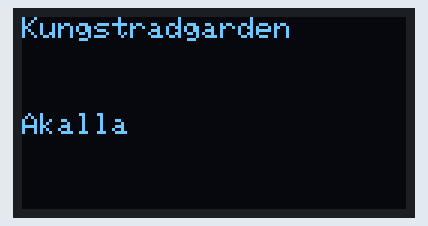
This program was run on a simulated ESP8266 (NodeMCU). Shown: 128×64 one-colour display. WiFi joins after 1.5 s; servers stay silent unless stated; the display library's start-up logo is not drawn; uploads are accepted with an empty reply; what the program prints to the serial monitor is not drawn.

Above: at 3.0 s.

The program:

main.cpp
```cpp
#include <ESP8266WiFi.h> //Using library ESP8266WiFi v1.0: https://github.com/esp8266/Arduino/tree/master/libraries/ESP8266WiFi
#include <ArduinoJson.h> //Using library ArduinoJson v5.13.0: https://github.com/bblanchon/ArduinoJson
#include <Adafruit_SSD1306.h> //Using library Adafruit SSD1306 v1.1.2: https://github.com/adafruit/Adafruit_SSD1306
#include <Adafruit_GFX.h> //Using library Adafruit GFX v1.2.3: https://github.com/adafruit/Adafruit-GFX-Library

  //--- Settings ---//
const char* ssid = "Agnard"; //Wifi name
const char* password = ""; //Wifi password
int updateInterval = 30; //Seconds between API-updates


  //--- Declare API-variables ---//
#define API_KEY "9f3c9bf4d5df4b7899d3367145f4e5ed"
#define API_URL "http://api.sl.se/api2/realtimedeparturesv4.json?key=9f3c9bf4d5df4b7899d3367145f4e5ed&siteid=9304&timewindow=5"


  //--- Declare Json-variables ---//
static char respBuffer[16384];


  //--- Declare OLED-variables ---//
#define OLED_RESET LED_BUILTIN
Adafruit_SSD1306 display(OLED_RESET);


  //--- Declare other variables ---//
unsigned long lastData = 0;
int ageOfData = 999;
String TimeToTcentral = " ";
String TimeFromTcentral = " ";


void setup() {
  Serial.begin(115200);

  //--- Configure display ---//
  display.begin(SSD1306_SWITCHCAPVCC, 0x3C);
  display.display();
  delay(500);
  display.clearDisplay();
  display.display();
  delay(500);

  //--- Connect to WiFi ---//
  WiFi.disconnect();
  Serial.println("Begin");

  WiFi.persistent(false);
  WiFi.mode(WIFI_OFF);
  WiFi.mode(WIFI_STA);
  WiFi.begin(ssid, password);

  while(WiFi.status() != WL_CONNECTED)
  {
     delay(500);
     Serial.println(".");
  }
  Serial.println();

  Serial.println("Connected, IP address: ");
  Serial.println(WiFi.localIP());

}


void loop() {

   //--- Check for updating interval ---//
if(ageOfData >= updateInterval){

   //--- Establish connection to API ---//
  WiFiClient client;

  if(client.connect("api.sl.se", 80)){
    client.println("GET /api2/realtimedeparturesv4.json?key=9f3c9bf4d5df4b7899d3367145f4e5ed&siteid=9304&timewindow=30 HTTP/1.1");
    client.println("Host: api.sl.se");
    client.println("Connection: close");
    client.println();
  }
  else{
    Serial.println("Connectiond to api.sl.se failed.");
  }

  client.flush();
  delay(10);


  //--- Read data from URL, omit header ---//

  bool endOfHeader = false;

  uint16_t index = 0;
  while(client.connected()){
    char c = client.read();
    if(c == '{' && endOfHeader == false){
      endOfHeader = true;
    }
    if(client.available() && endOfHeader == true){
      respBuffer[index++] = c;
      delay(1);
      }
  }
  respBuffer[index++] = '}';

  client.stop();


  //--- Parse json data ---//

  char * json = strchr(respBuffer, '{');

  DynamicJsonBuffer jBuffer;
  JsonObject& root = jBuffer.parseObject(json);
  JsonObject& ResponseData = root["ResponseData"];

  const char* ResponseData_LatestUpdate = ResponseData["LatestUpdate"];
  Serial.println(ResponseData_LatestUpdate);

  TimeToTcentral = " ";
  TimeFromTcentral = " ";

   for (int i=0; i <= 5; i++){
      JsonObject& ResponseData_Metros = ResponseData["Metros"][i];
      const char* ResponseData_Metros_Destination = ResponseData_Metros["Destination"]; // "Akalla"
      const char* ResponseData_Metros_DisplayTime = ResponseData_Metros["DisplayTime"]; // "3 min"
      String DisplayTime = ResponseData_Metros["DisplayTime"];

      if (String(ResponseData_Metros_Destination) == "Kungsträdgården"){
          TimeToTcentral = TimeToTcentral + ' ' + DisplayTime;
      }
      else if (String(ResponseData_Metros_Destination) == "Akalla"){
          TimeFromTcentral = TimeFromTcentral + ' ' + DisplayTime;
      }
   }

  Serial.println(TimeToTcentral);
  Serial.println(TimeFromTcentral);
  Serial.println("");

  lastData = millis();
}

  ageOfData = ((millis() - lastData)/1000);


  //--- Write data to display ---//

  display.clearDisplay();
  display.setTextSize(1);
  display.setTextColor(WHITE);
  display.setCursor(0,0);
  display.println("Kungstradgarden");
  display.println(TimeToTcentral);
  display.setCursor(0,32);
  display.println("Akalla");
  display.println(TimeFromTcentral);
  display.display();
  delay(10);
}
```
